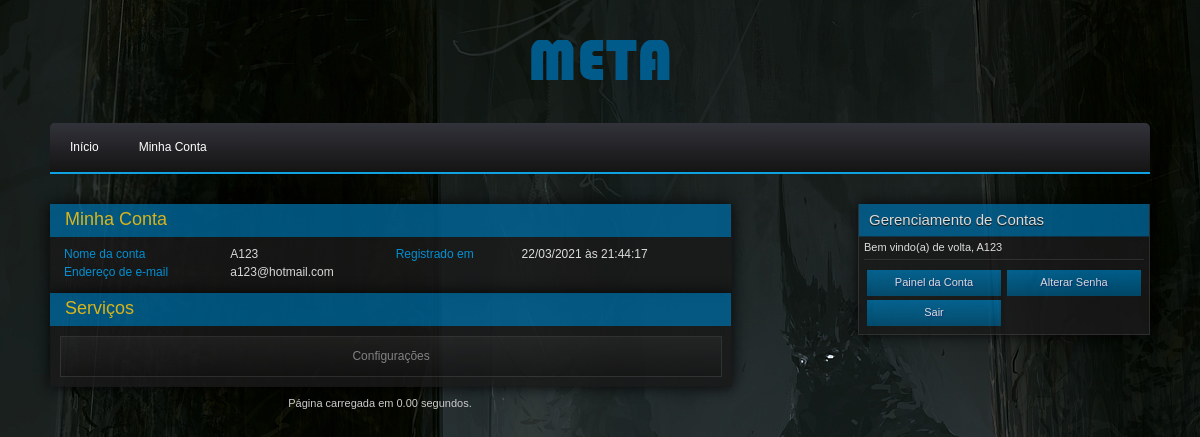
The app's page /?p=account (signed in) with its own data.
### tables this page shows
CREATE TABLE IF NOT EXISTS `site_links` (
  `position` int(3) NOT NULL AUTO_INCREMENT,
  `title` varchar(100) DEFAULT '0',
  `url` varchar(150) DEFAULT '0',
  `shownWhen` enum('notlogged','logged','always') DEFAULT NULL,
  UNIQUE KEY `position` (`position`)
);

CREATE TABLE IF NOT EXISTS `account` (
  `id` int(10) unsigned NOT NULL AUTO_INCREMENT COMMENT 'Identifier',
  `username` varchar(32) NOT NULL DEFAULT '',
  `sha_pass_hash` varchar(40) NOT NULL DEFAULT '',
  `email` varchar(255) NOT NULL DEFAULT '',
  `joindate` timestamp NOT NULL DEFAULT CURRENT_TIMESTAMP,
  `last_ip` varchar(15) NOT NULL DEFAULT '127.0.0.1',
  `online` int(10) unsigned NOT NULL DEFAULT '0',
  `locale` tinyint(3) unsigned NOT NULL DEFAULT '0',
  `os` varchar(3) NOT NULL DEFAULT '',
  `totaltime` int(10) unsigned NOT NULL DEFAULT '0',
  `recruiter` int(11) DEFAULT '0',
  PRIMARY KEY (`id`),
  UNIQUE KEY `idx_username` (`username`)
);

### includes/misc/connect.php (called while the page is built, shortened)
<?php
class connect {
	 public static function selectDB($db)
	 {
			 return TRUE;
	 }
}

### includes/classes/account.php (called while the page is built, shortened)
<?php
class account {
	public static function getEmail($account_name)
	{
		$account_name = mysql_real_escape_string($account_name);
		$result = mysql_query("SELECT email FROM account WHERE username='".$account_name."'");
		$row = mysql_fetch_assoc($result);
		return $row['email'];
	}
	public static function getJoindate($account_name)
	{
		$account_name = mysql_real_escape_string($account_name);
		$result = mysql_query("SELECT joindate FROM account WHERE username='".$account_name."'");
		$row = mysql_fetch_assoc($result);
		return $row['joindate'];
	}
}

### modules/menu.php (the view, shortened to what this page needs)
<?php
if (!isset($_SESSION['cw_user']))
	$sql = "WHERE shownWhen = 'always' OR shownWhen = 'notlogged'";
else
	$sql = "WHERE shownWhen = 'always' OR shownWhen = 'logged'";
 $getMenuLinks = mysql_query("SELECT * FROM site_links ".$sql." ORDER BY position ASC");
 while($row = mysql_fetch_assoc($getMenuLinks))
 {
	 $curr = substr($row['url'],3);
	 if ($_GET['p']==$curr)
			 echo '<li><a href="'.$row['url'].'" class="current">'.$row['title'].'</a></li>';
	 else
		 echo '<li><a href="'.$row['url'].'">'.$row['title'].'</a></li>';
 }

### pages/account.php (shortened to what this page needs)
<div class='box_two_title'>Minha Conta</div>
<table style="width: 100%; margin-top: -15px;">
<tr>
<td><span class='blue_text'>Nome da conta</span></td><td> <?php echo ucfirst(strtolower($_SESSION['cw_user']));?></td>
<?php $date = date_create(account::getJoindate($_SESSION['cw_user'])); ?>
<td><span class='blue_text'>Registrado em</span></td><td><?php echo date_format($date, "d/m/Y à\s H:i:s"); ?></td>
</tr>
<tr>
    <td><span class='blue_text'>Endereço de e-mail</span></td><td><?php echo account::getEmail($_SESSION['cw_user']);?></td>
</tr>
<br/>
</table>
 </div>
<div class='box_two'>
      <div class='box_two_title'>Serviços</div>
     <div id="account_func_placeholder">
			  <div class='account_func' onclick="acct_services('settings')">Configurações</div>
      </div>

### styles/default/style.css (style rules this page uses)
body { background-color: #090909; background-image: url(images/bg.jpg); color: #fff; font-family: 'Calibri', 'newCalibri', 'Arial'; font-size: 11px; background-repeat: no-repeat; background-attachment: scroll; background-position: top center; margin: 0; padding: 0; top: 0; }
#wrapper { width: 1100px; position: relative; margin: 0px auto; }
a { color: #4A9DC1; text-decoration:none; cursor: pointer; }
table { font-size: 12px !important; }
#logo { margin-top: 40px; }
.cssmenu ul, .cssmenu li, .cssmenu span, .cssmenu a { margin: 0; padding: 0; position: relative; }
.cssmenu { height: 49px; border-radius: 5px 5px 0 0; -moz-border-radius: 5px 5px 0 0; -webkit-border-radius: 5px 5px 0 0; background: #141414; background: -moz-linear-gradient(top, #32323a 0%, #141414 100%); background: -webkit-gradient(linear, left top, left bottom, color-stop(0%, #32323a), color-stop(100%, #141414)); background: -webkit-linear-gradient(top, #32323a 0%, #141414 100%); background: -o-linear-gradient(top, #32323a 0%, #141414 100%); background: -ms-linear-gradient(top, #32323a 0%, #141414 100%); background: linear-gradient(to bottom, #32323a 0%, #141414 100%); filter: progid:DXImageTransform.Microsoft.Gradient(StartColorStr='#32323a', EndColorStr='#141414', GradientType=0); border-bottom: 2px solid #0fa1e0; }
.cssmenu:after, .cssmenu ul:after { content: ''; display: block; clear: both; }
.cssmenu a { background: #141414; background: -moz-linear-gradient(top, #32323a 0%, #141414 100%); background: -webkit-gradient(linear, left top, left bottom, color-stop(0%, #32323a), color-stop(100%, #141414)); background: -webkit-linear-gradient(top, #32323a 0%, #141414 100%); background: -o-linear-gradient(top, #32323a 0%, #141414 100%); background: -ms-linear-gradient(top, #32323a 0%, #141414 100%); background: linear-gradient(to bottom, #32323a 0%, #141414 100%); filter: progid:DXImageTransform.Microsoft.Gradient(StartColorStr='#32323a', EndColorStr='#141414', GradientType=0); color: #ffffff; display: inline-block; font-family: Helvetica, Arial, Verdana, sans-serif; font-size: 12px; line-height: 49px; padding: 0 20px; text-decoration: none; }
.cssmenu ul { list-style: none; }
.cssmenu > ul { float: left; }
.cssmenu > ul > li { float: left; }
.cssmenu > ul > li:first-child a { border-radius: 5px 0 0 0; -moz-border-radius: 5px 0 0 0; -webkit-border-radius: 5px 0 0 0; }
.cssmenu > ul > li:last-child a { border-radius: 0 5px 0 0; -moz-border-radius: 0 5px 0 0; -webkit-border-radius: 0 5px 0 0; }
#middlecontent { position: relative; float: left; width: 778px; margin-top: 30px; }
#rightcontent { position: relative; float: left; width: 290px; margin-top: 30px; margin-left: 30px; }
.box_two { position: relative; float:left; width:660px; padding: 10px; -moz-box-shadow: 0px 0px 14px #000; -webkit-box-shadow: 0px 0px 14px #000; box-shadow: 0px 0px 14px #000; background-color: #191919; background-repeat:repeat-x; float:left; border: 1px solid #171717; opacity: 0.84; }
.box_two_title { position: relative; width: 666px; height: 28px; background-image:url(images/box_one_title.png); color: #fff; margin-left: -11px; margin-top: -11px; padding-top: 5px; padding-left: 15px; margin-bottom: 10px; font-size: 18px; color: #FFD31C; }
#footer { position: relative; float: left; width: 660px; text-align:center; color: #ccc; top: 10px; }
.blue_text { color: #00A7F7; }
.account_func { position: relative; float:left; width:87%; padding-left: 43px; padding-right: 43px; color: #999; background-image:url(images/account_func_bg.png); background-repeat:repeat-x; border: 1px solid #343434; height: 27px; font-size: 12px; padding-top: 12px; cursor:pointer; margin-bottom: -1px; margin-left: -1px; }
#account_func_placeholder { width: 660px; text-align:center; }

### records on screen
site_links: title "Início"
site_links: title "Minha Conta"
account: joindate "22/03/2021 às 21:44:17", email "a123@hotmail.com"

### other values on screen
$_SESSION['cw_user'] "A123"
$end "0.00"
